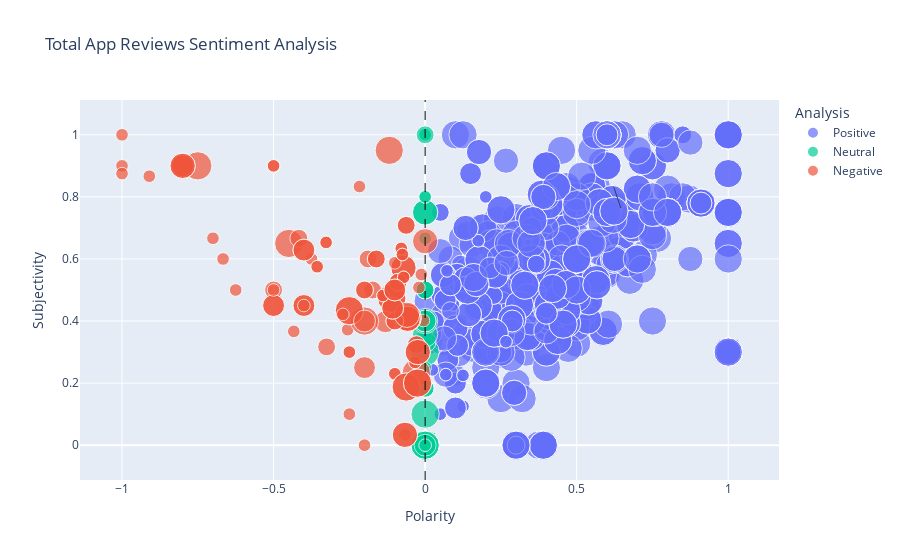

Notebook code for this chart:
### Markdown cell above
Most number of thumbs up are for positive reviews where also there being more highly positive reviews than negative reviews for the 1000 most recent reviews!

### Code cell
import plotly.express as px
fig = px.scatter(data_frame=app_reviews, x='Polarity', y='Subjectivity', size='score',color='Analysis', 
                 title='Total App Reviews Sentiment Analysis', size_max=20,                 
                 color_discrete_map={
                "Positive": "#636EFA",
                "Neutral": "#00CC96",
                "Negative": "#EF553B"})
fig.add_vline(x=0, line_width=1, line_dash="dash", line_color="black")
fig.add_annotation()
fig.show()

### Figure 1 — Plotly figure (JSON) as saved in the notebook; plotly's stock layout.template omitted (floating-point values rounded to 4 significant figures; data arrays with more than 128 entries replaced by an {"elided": "..."} marker saying what was removed)
{"data": [{"hovertemplate": "Analysis=Positive<br>Polarity=%{x}<br>Subjectivity=%{y}<br>score=%{marker.size}<extra></extra>", "legendgroup": "Positive", "marker": {"color": "#636EFA", "size": {"elided": "767 int values"}, "sizemode": "area", "sizeref": 0.0125, "symbol": "circle"}, "mode": "markers", "name": "Positive", "orientation": "v", "showlegend": true, "type": "scatter", "x": {"elided": "767 float values"}, "xaxis": "x", "y": {"elided": "767 float values"}, "yaxis": "y"}, {"hovertemplate": "Analysis=Neutral<br>Polarity=%{x}<br>Subjectivity=%{y}<br>score=%{marker.size}<extra></extra>", "legendgroup": "Neutral", "marker": {"color": "#00CC96", "size": [1, 5, 5, 5, 5, 5, 5, 5, 4, 4, 1, 5, 5, 4, 4, 5, 1, 3, 5, 4, 5, 5, 3, 5, 5, 1, 5, 5, 4, 4, 1, 5, 3, 5, 1, 1, 1, 4, 2, 1, 4, 2, 1, 1, 5, 5, 1, 2, 2, 5, 5, 5, 5, 2, 5, 1, 1, 1, 5, 1, 1, 1, 5, 1, 1, 5, 5, 4, 4, 2, 2, 5, 5, 1, 5, 5, 5, 3, 3, 4, 5, 5, 1, 1, 5, 5, 5, 5, 5, 5, 1, 1, 4, 4, 3, 3, 4, 5, 5, 5, 4, 5, 4, 5, 5, 4, 1, 4, 5, 1, 4, 4, 3, 3, 4, 4, 4, 5, 1, 1, 2, 5, 2, 2, 1, 3, 1], "sizemode": "area", "sizeref": 0.0125, "symbol": "circle"}, "mode": "markers", "name": "Neutral", "orientation": "v", "showlegend": true, "type": "scatter", "x": [0, 0, 0, 0, 0, 0, 0, 0, 0, 0, 0, 0, 0, 0, 0, 0, 0, 0, 0, 0, 0, 0, 0, 0, 0, 0, 0, 0, 0, 0, 0, 0, 0, 0, 0, 0, 0, 0, 0, 0, 0, 0, 0, 0, 0, 0, 0, 0, 0, 0, 0, 0, 0, 0, 0, 0, 0, 0, 0, 0, 0, 0, 0, 0, 0, 0, 0, 0, 0, 0, 0, 0, 0, 0, 0, 0, 0, 0, 0, 0, 0, 0, 0, 0, 0, 0, 0, 0, 0, 0, 0, 0, 0, 0, 0, 0, 0, 0, 0, 0, 0, 0, 0, 0, 0, 0, 0, 0, 0, 0, 0, 0, 0, 0, 0, 0, 0, 0, 0, 0, 0, 0, 0, 0, 0, 0, 0], "xaxis": "x", "y": [0.3333, 0, 0, 0.3, 0, 0, 0, 0, 0, 0, 0, 0, 0, 0, 0, 0, 0, 0.3333, 0, 0, 0, 0, 0, 0, 0, 0, 0, 0, 0, 0, 0, 0, 0, 0, 0, 0, 0.6667, 0.3571, 0.5, 0, 0, 0, 0, 0, 0, 0, 0.25, 0.1833, 0.1833, 0, 0, 0, 0, 0, 0, 0, 0, 0, 0, 0, 0, 0, 0, 0, 0, 0, 0, 0.75, 0.75, 0.4, 0.4, 0, 0, 0, 0, 0, 0, 0, 0, 0, 0, 0, 1, 1, 0, 0.1, 0, 0, 0, 0, 0, 0, 0, 0, 0, 0, 0, 0, 0, 0, 0, 0, 0, 0, 0, 0, 0, 0.4, 0, 0, 0, 0, 0.4, 0.4, 0, 0, 0, 0, 0.8, 0.8, 1, 0, 0.5, 0.5, 0, 0, 0], "yaxis": "y"}, {"hovertemplate": "Analysis=Negative<br>Polarity=%{x}<br>Subjectivity=%{y}<br>score=%{marker.size}<extra></extra>", "legendgroup": "Negative", "marker": {"color": "#EF553B", "size": [1, 1, 5, 1, 5, 1, 2, 2, 1, 1, 1, 5, 1, 1, 1, 1, 1, 1, 1, 1, 1, 1, 5, 3, 1, 1, 4, 2, 5, 1, 1, 1, 1, 2, 3, 2, 1, 1, 4, 4, 5, 5, 4, 4, 3, 3, 2, 2, 1, 1, 1, 1, 3, 3, 3, 3, 2, 2, 5, 5, 4, 4, 1, 1, 5, 5, 2, 2, 3, 4, 1, 1, 2, 2, 1, 1, 5, 5, 1, 3, 3, 2, 2, 4, 4, 1, 1, 1, 1, 2, 2, 3, 3, 1, 1, 1, 1, 1, 1, 1, 4, 4, 5, 5, 3, 3], "sizemode": "area", "sizeref": 0.0125, "symbol": "circle"}, "mode": "markers", "name": "Negative", "orientation": "v", "showlegend": true, "type": "scatter", "x": [-0.2556, -0.25, -0.02917, -0.005612, -0.45, -0.2, -0.1733, -0.1883, -0.7, -0.8, -0.6667, -0.75, -0.25, -0.02045, -0.05, -0.625, -1, -1, -0.07857, -0.07857, -0.375, -1, -0.1183, -0.1311, -0.8, -0.25, -1.586e-17, -0.325, -0.2, -0.06667, -0.8, -0.3267, -0.3267, -0.4167, -0.2, -0.5, -0.1, -0.1, -0.07143, -0.07143, -0.05893, -0.05893, -0.0575, -0.0575, -0.4, -0.4, -0.2, -0.2, -0.3563, -0.3563, -0.1133, -0.1133, -0.8, -0.8, -0.5, -0.5, -0.02857, -0.02857, -0.25, -0.25, -0.8, -0.8, -0.03333, -0.03333, -0.11, -0.11, -0.1, -0.1, -0.2, -0.06, -0.91, -0.4333, -0.0625, -0.0625, -0.5, -0.5, -0.0625, -0.0625, -0.1, -0.1071, -0.1071, -0.1611, -0.1611, -0.02429, -0.02429, -0.075, -0.075, -0.0125, -0.2167, -0.08958, -0.08958, -0.4, -0.4, -0.07092, -0.07092, -0.4, -0.2714, -0.5, -0.1393, -0.1393, -0.06667, -0.06667, -0.025, -0.025, -0.1, -0.1], "xaxis": "x", "y": [0.3722, 0.3, 0.2333, 0.4015, 0.65, 0, 0.5, 0.6, 0.6667, 0.9, 0.6, 0.9, 0.1, 0.5081, 0.4208, 0.5, 0.9, 0.875, 0.6339, 0.6339, 0.6, 1, 0.95, 0.3978, 0.9, 0.3, 0.6571, 0.3167, 0.4, 0.03333, 0.9, 0.6533, 0.6533, 0.6667, 0.25, 0.5, 0.23, 0.23, 0.5714, 0.5714, 0.4107, 0.4107, 0.4075, 0.4075, 0.45, 0.45, 0.5, 0.5, 0.575, 0.575, 0.4933, 0.4933, 0.9, 0.9, 0.45, 0.45, 0.3238, 0.3238, 0.4333, 0.4333, 0.9, 0.9, 0.2667, 0.2667, 0.4733, 0.4733, 0.4, 0.4, 0.4, 0.42, 0.8667, 0.3667, 0.7083, 0.7083, 0.9, 0.9, 0.1875, 0.1875, 0.5875, 0.4413, 0.4413, 0.6, 0.6, 0.3, 0.3, 0.6143, 0.6143, 0.55, 0.8333, 0.525, 0.525, 0.6286, 0.6286, 0.5407, 0.5407, 0.45, 0.4214, 0.5, 0.4821, 0.4821, 0.03333, 0.03333, 0.2, 0.2, 0.5, 0.5], "yaxis": "y"}], "layout": {"annotations": [{}], "legend": {"itemsizing": "constant", "title": {"text": "Analysis"}, "tracegroupgap": 0}, "shapes": [{"line": {"color": "black", "dash": "dash", "width": 1}, "type": "line", "x0": 0, "x1": 0, "xref": "x", "y0": 0, "y1": 1, "yref": "y domain"}], "title": {"text": "Total App Reviews Sentiment Analysis"}, "xaxis": {"anchor": "y", "domain": [0, 1], "title": {"text": "Polarity"}}, "yaxis": {"anchor": "x", "domain": [0, 1], "title": {"text": "Subjectivity"}}}}
